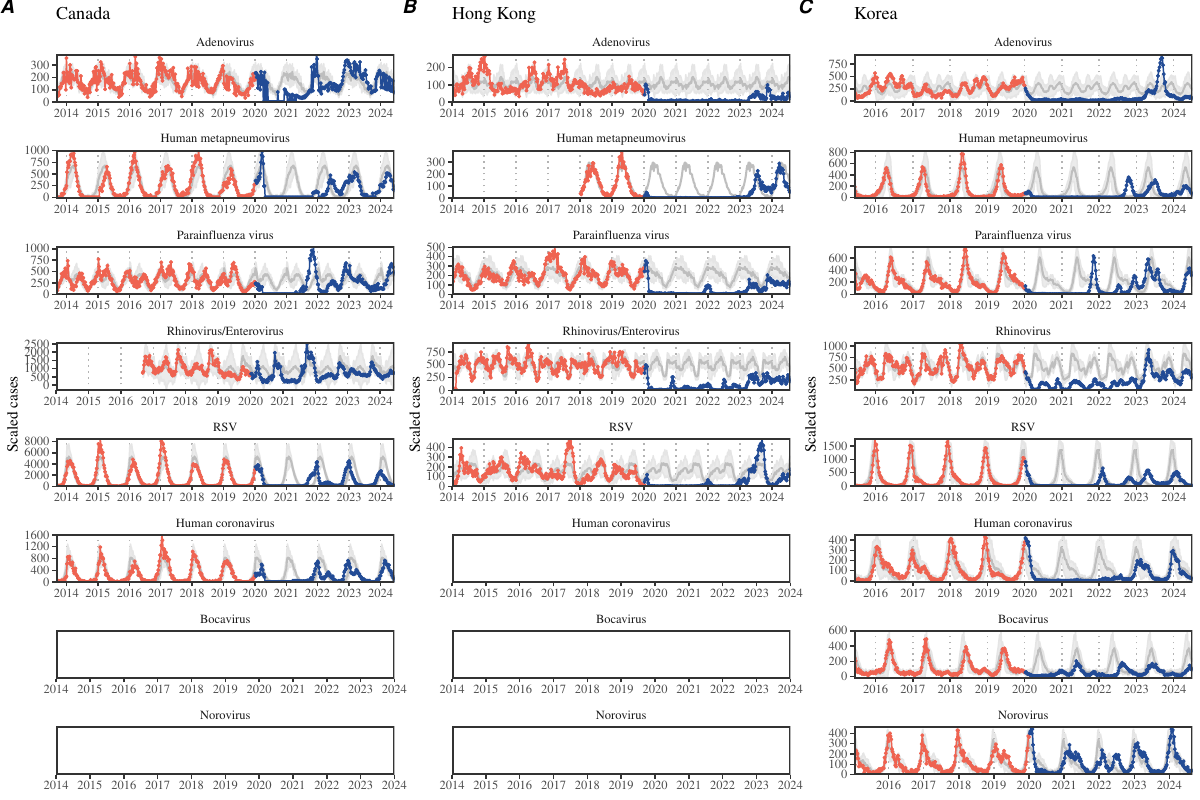

Source code (R):
library(tidyr)
library(dplyr)
library(ggplot2); theme_set(theme_bw(base_family = "Times"))
library(egg)
source("../script/script_data_korea.R")
source("../script/script_data_korea_int.R")
source("../script/script_data_canada_resp.R")
source("../script/script_data_hongkong_resp.R")
source("../script/script_data_hongkong_piv.R")
source("../script/script_data_hongkong_fecal.R")

data_hongkong_piv_all_scaled <- data_hongkong_piv_scaled %>%
  group_by(year, week) %>%
  summarize(
    cases=sum(cases),
    key="PIV"
  )

data_hongkong_all_scaled <- bind_rows(
  data_hongkong_resp_scaled,
  data_hongkong_piv_all_scaled
)

hongkong_pred <- lapply(split(data_hongkong_all_scaled, data_hongkong_all_scaled$key), function(x) {
  if (x$key[1]=="hmpv") {
    x %>%
      filter(!is.na(cases)) %>%
      group_by(key, week) %>%
      mutate(
        mean=mean(cases[year < 2020])
      )
  } else {
    x %>%
      filter(!is.na(cases)) %>%
      group_by(key, week) %>%
      mutate(
        mean=mean(cases[year < 2020]),
        lwr=t.test(cases[year < 2020])[[4]][1],
        upr=t.test(cases[year < 2020])[[4]][2]
      )
  }
}) %>%
  bind_rows %>%
  filter(!key %in% c("rv", "ev"))  %>%
  bind_rows(
    data.frame(key=c("cov", "boca", "noro"))
  ) %>%
  mutate(
    key=factor(key,
               levels=c("adeno", "hmpv", "PIV", "rvev", "rsv", "cov", "boca", "noro"),
               labels=c("Adenovirus", "Human metapneumovirus",
                        "Parainfluenza virus", "Rhinovirus/Enterovirus",
                        "RSV", "Human coronavirus", "Bocavirus", "Norovirus"))
  )

data_korea_all_scaled <- bind_rows(
  data_korea_ari_scaled,
  filter(data_korea_int_scaled, key %in% c("Norovirus", "Astrovirus"))
)

korea_pred <- lapply(split(data_korea_all_scaled, data_korea_all_scaled$key), function(x) {
  y <- x %>% 
    filter(year < 2020) 
  
  x %>%
    group_by(key, week) %>%
    mutate(
      mean=mean(cases[year < 2020]),
      lwr=t.test(cases[year < 2020])[[4]][1],
      upr=t.test(cases[year < 2020])[[4]][2]
    )
}) %>%
  bind_rows %>%
  mutate(
    key=factor(key,
               levels=c("Adenovirus", "Human metapneumovirus",
                         "Parainfluenza virus", "Rhinovirus",
                         "RSV", "Human coronavirus", "Bocavirus", "Norovirus", "Astrovirus"))
  )

canada_pred <- lapply(split(data_canada_resp_scaled, data_canada_resp_scaled$key), function(x) {
  y <- x %>% 
    filter(year < 2020) 
  
  x %>%
    group_by(key, week) %>%
    mutate(
      mean=mean(cases[year < 2020]),
      lwr=t.test(cases[year < 2020])[[4]][1],
      upr=t.test(cases[year < 2020])[[4]][2]
    )
}) %>%
  bind_rows() %>%
  bind_rows(
    data.frame(key=c("boca", "noro"))
  ) %>%
  mutate(
    key=factor(key,
                levels=c("AdV", "HMPV", "PIV", "RV/EV", "RSV",
                         "Flu A", "Flu B", "CoV", "boca", "noro"),
                labels=c("Adenovirus", "Human metapneumovirus",
                         "Parainfluenza virus", "Rhinovirus/Enterovirus",
                         "RSV", "Flu A", "Flu B", "Human coronavirus",
                         "Bocavirus", "Norovirus"))
  ) %>% 
  filter(key %in% c("Adenovirus", "Human coronavirus", "Human metapneumovirus",
                          "Parainfluenza virus", "Rhinovirus/Enterovirus",
                          "RSV", "Bocavirus", "Norovirus"))

g1 <- ggplot(canada_pred) +
  geom_vline(xintercept=2014:2024, lty=3, col="gray70", lwd=0.5) +
  geom_ribbon(aes(year+week/52, ymin=lwr, ymax=upr), fill="gray", col="gray90", alpha=0.3, lwd=0.5) +
  geom_line(aes(year+week/52, mean), col="gray", lwd=0.7) +
  geom_line(data=filter(canada_pred, year<2020), aes(year+week/52, cases), col="#EF6351", lwd=0.5) +
  geom_point(data=filter(canada_pred, year<2020), aes(year+week/52, cases), col="#EF6351", size=0.7) +
  geom_line(data=filter(canada_pred, year>=2020), aes(year+week/52, cases), col="#224B95", lwd=0.5) +
  geom_point(data=filter(canada_pred, year>=2020), aes(year+week/52, cases), col="#224B95", size=0.7) +
  scale_x_continuous("Year", expand=c(0, 0),
                     breaks=2013:2024) +
  scale_y_continuous("Scaled cases", expand=c(0, 0)) +
  facet_wrap(~key, scale="free", ncol=1) +
  ggtitle("Canada") +
  theme(
    panel.grid = element_blank(),
    strip.background = element_blank(),
    panel.border = element_rect(linewidth=1),
    axis.title.x = element_blank()
  )

g2 <- ggplot(hongkong_pred) +
  geom_vline(xintercept=2014:2024, lty=3, col="gray70", lwd=0.5) +
  geom_ribbon(aes(year+week/52, ymin=lwr, ymax=upr), fill="gray", col="gray90", alpha=0.3, lwd=0.5) +
  geom_line(aes(year+week/52, mean), col="gray", lwd=0.7) +
  geom_line(data=filter(hongkong_pred, year<2020), aes(year+week/52, cases), col="#EF6351", lwd=0.5) +
  geom_point(data=filter(hongkong_pred, year<2020), aes(year+week/52, cases), col="#EF6351", size=0.7) +
  geom_line(data=filter(hongkong_pred, year>=2020), aes(year+week/52, cases), col="#224B95", lwd=0.5) +
  geom_point(data=filter(hongkong_pred, year>=2020), aes(year+week/52, cases), col="#224B95", size=0.7) +
  scale_x_continuous("Year", expand=c(0, 0),
                     breaks=2013:2024) +
  scale_y_continuous("Scaled cases", expand=c(0, 0)) +
  facet_wrap(~key, scale="free", nrow=8) +
  ggtitle("Hong Kong") +
  theme(
    panel.grid = element_blank(),
    strip.background = element_blank(),
    panel.border = element_rect(linewidth=1),
    axis.title.x = element_blank()
  )

g3 <- ggplot(korea_pred) +
  geom_vline(xintercept=2016:2024, lty=3, col="gray70", lwd=0.5) +
  geom_ribbon(aes(year+week/52, ymin=lwr, ymax=upr), fill="gray", col="gray90", alpha=0.3, lwd=0.5) +
  geom_line(aes(year+week/52, mean), col="gray", lwd=0.7) +
  geom_line(data=filter(korea_pred, year<2020), aes(year+week/52, cases), col="#EF6351", lwd=0.5) +
  geom_point(data=filter(korea_pred, year<2020), aes(year+week/52, cases), col="#EF6351", size=0.7) +
  geom_line(data=filter(korea_pred, year>=2020), aes(year+week/52, cases), col="#224B95", lwd=0.5) +
  geom_point(data=filter(korea_pred, year>=2020), aes(year+week/52, cases), col="#224B95", size=0.7) +
  scale_x_continuous("Year", expand=c(0, 0),
                     breaks=2015:2024) +
  scale_y_continuous("Scaled cases", expand=c(0, 0)) +
  facet_wrap(~key, scale="free", ncol=1) +
  ggtitle("Korea") +
  theme(
    panel.grid = element_blank(),
    strip.background = element_blank(),
    panel.border = element_rect(linewidth=1),
    axis.title.x = element_blank()
  )

gcomb <- ggarrange(g1, g2, g3, ncol=3, labels=c("A", "B", "C"))

ggsave("figure_data.pdf", gcomb, width=12, height=8)
